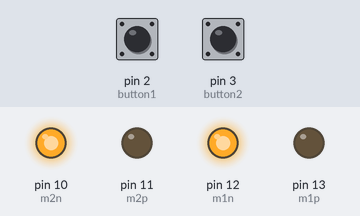
The sketch below on a simulated Arduino Uno, built with avr-gcc and run on an emulated ATmega328P. On the bench: output pins drawn as LEDs (lit = HIGH). Inputs (shaded band) come from the test bench; at power-on: pin 2 (button1) LOW, pin 3 (button2) LOW.

Above: at 1.2 s.
1.3 s: pin 2 (button1) pulled HIGH for 0.15 s
At 1.37 s:
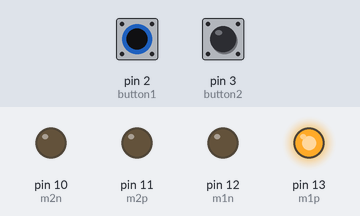
2.9 s: pin 3 (button2) pulled HIGH for 0.15 s
At 2.97 s:
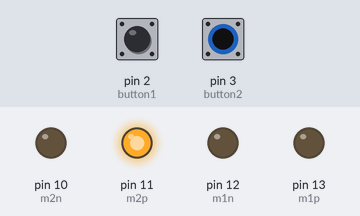
4.5 s: pin 3 (button2) pulled HIGH for 3.2 s
At 8.4 s:
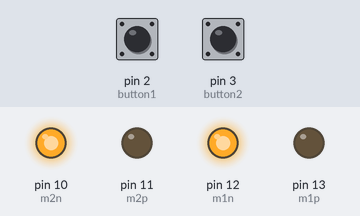
9.2 s: pin 2 (button1) pulled HIGH for 3.2 s
At 9.5 s:
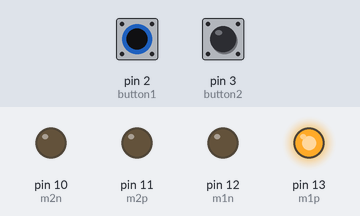
13.9 s: pin 2 (button1) driven HIGH and pin 3 (button2) driven HIGH
At 14.3 s:
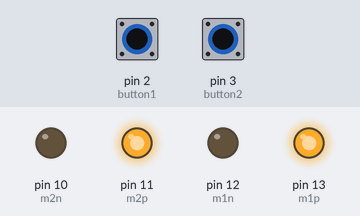
Timing chart, 0 to 16.4 s (numbered marks = the images above; inputs shaded):
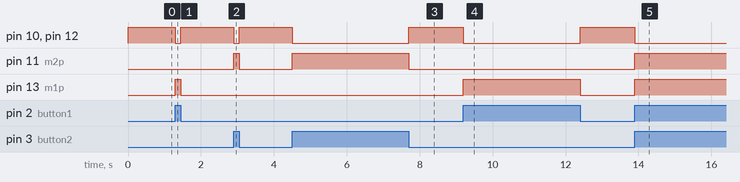

The sketch:

sketch_aug26a.ino
```cpp
int m1p = 13;
int m1n = 12;
int m2p = 11;
int m2n = 10;
int button1 = 2;
int button2 = 3;
void setup() {
  // put your setup code here, to run once:
  pinMode(m1p, OUTPUT);
  pinMode(m1n, OUTPUT);
  pinMode(m2p, OUTPUT);
  pinMode(m2n, OUTPUT);

  pinMode(button1, INPUT);
  pinMode(button2, INPUT);
}

void loop() {
  // put your main code here, to run repeatedly:

  int ret1 = digitalRead(button1);
  int ret2 = digitalRead(button2);

  if ((ret1 == HIGH) && (ret2 == HIGH)) {

    digitalWrite(m1p, HIGH);
    digitalWrite(m2p, HIGH);
    digitalWrite(m1n, LOW);
    digitalWrite(m2n, LOW);

  }
  if ((ret1 == LOW) && (ret2 == LOW)) {

    digitalWrite(m1p, LOW);
    digitalWrite(m2p, LOW);
    digitalWrite(m1n, HIGH);
    digitalWrite(m2n, HIGH);

  }
  if ((ret1 == HIGH) && (ret2 == LOW)) {

    digitalWrite(m1p, HIGH);
    digitalWrite(m2p, LOW);
    digitalWrite(m1n, LOW);
    digitalWrite(m2n, LOW);

  }
  if ((ret1 == LOW) && (ret2 == HIGH)) {

    digitalWrite(m1p, LOW);
    digitalWrite(m2p, HIGH);
    digitalWrite(m1n, LOW);
    digitalWrite(m2n, LOW);

  }


}
```

Measured:
- after the input at 1.3 s, pin 10 (m2n), pin 12 (m1n): HIGH → LOW at once, → HIGH 0.15 s later; pin 13 (m1p): LOW → HIGH at once, → LOW 0.15 s later
- after the input at 2.9 s, pin 10 (m2n), pin 12 (m1n): HIGH → LOW at once, → HIGH 0.15 s later; pin 11 (m2p): LOW → HIGH at once, → LOW 0.15 s later
- after the input at 4.5 s, pin 10 (m2n), pin 12 (m1n): HIGH → LOW at once, → HIGH 3.2 s later; pin 11 (m2p): LOW → HIGH at once, → LOW 3.2 s later
- after the input at 9.2 s, pin 10 (m2n), pin 12 (m1n): HIGH → LOW at once, → HIGH 3.2 s later; pin 13 (m1p): LOW → HIGH at once, → LOW 3.2 s later
- after the input at 13.9 s, pin 10 (m2n), pin 12 (m1n): HIGH → LOW at once; pin 11 (m2p), pin 13 (m1p): LOW → HIGH at once
